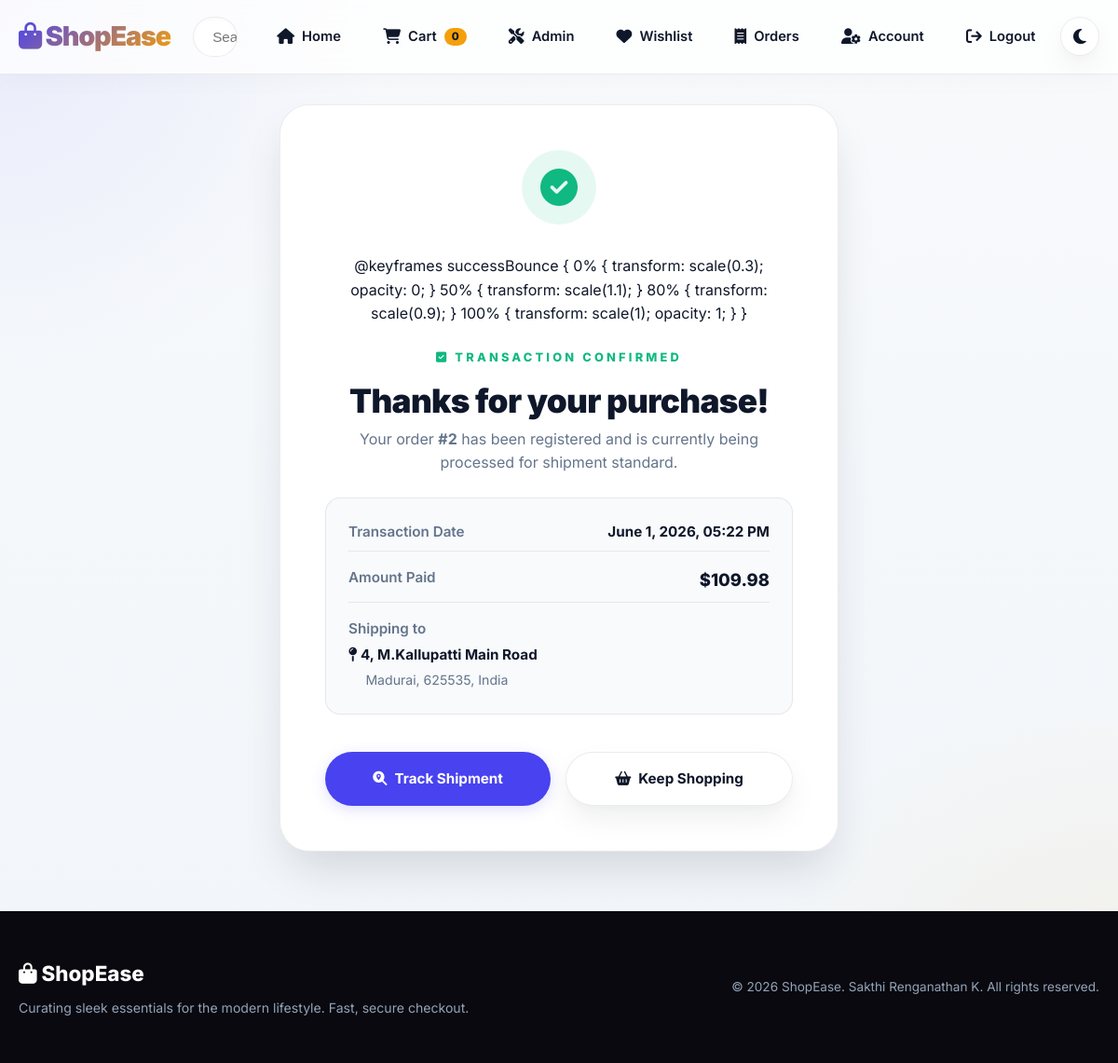
/order-confirmation/2/ (signed in), run on the app's committed database.
### store/models.py (models this page shows, shortened)
class Order(models.Model):
    ORDER_STATUS_CHOICES = [
        ('pending', 'Pending'),
        ('confirmed', 'Confirmed'),
        ('shipped', 'Shipped'),
        ('delivered', 'Delivered'),
        ('cancelled', 'Cancelled'),
    ]
    id = models.AutoField(primary_key=True)
    user = models.ForeignKey(User, on_delete=models.CASCADE, related_name='orders')
    total_amount = models.DecimalField(max_digits=10, decimal_places=2, validators=[MinValueValidator(0)])
    order_date = models.DateTimeField(auto_now_add=True)
    status = models.CharField(max_length=20, choices=ORDER_STATUS_CHOICES, default='pending')
    shipping_address = models.CharField(max_length=500)
    shipping_city = models.CharField(max_length=100)
    shipping_zipcode = models.CharField(max_length=20)
    shipping_country = models.CharField(max_length=100)
    updated_at = models.DateTimeField(auto_now=True)
    class Meta:
        ordering = ['-order_date']

### store/views.py (the view)
# urls.py: path('order-confirmation/<int:order_id>/', views.order_confirmation, name='order_confirmation'),
@login_required(login_url='login')
def order_confirmation(request, order_id):
    order = get_object_or_404(Order, id=order_id, user=request.user)
    context = {
        'order': order,
        'order_items': order.items.all(),
    }
    return render(request, 'store/order_confirmation.html', context)

### store/context_processors.py (called while the page is built)
def cart_context(request):
    cart = request.session.get('cart', {})
    cart_count = sum(cart.values()) if isinstance(cart, dict) else 0
    return {
        'cart_count': cart_count,
    }

### store/templates/store/order_confirmation.html (shortened to what this page needs)
{% extends 'store/base.html' %}
{% block content %}
<section class="order-confirmation-page" style="margin-top: 1rem; display: flex; align-items: center; justify-content: center; min-height: calc(100vh - var(--nav-height) - 150px);">
    <div class="order-card" style="background: var(--surface-solid); border: 1px solid var(--border); border-radius: var(--radius-xl); padding: 3rem; box-shadow: var(--shadow-hover); text-align: center; max-width: 600px; width: 100%; display: flex; flex-direction: column; gap: 1.5rem; align-items: center;">
        <div style="width: 80px; height: 80px; border-radius: 50%; background: var(--success-bg); display: flex; align-items: center; justify-content: center; color: var(--success); font-size: 2.5rem; margin-bottom: 0.5rem; animation: successBounce 0.6s cubic-bezier(0.175, 0.885, 0.32, 1.275);">
            <i class="fa-solid fa-circle-check"></i>
        </div>
        @keyframes successBounce {
            0% { transform: scale(0.3); opacity: 0; }
            50% { transform: scale(1.1); }
            80% { transform: scale(0.9); }
            100% { transform: scale(1); opacity: 1; }
        }
        <div>
            <p class="eyebrow" style="color: var(--success); font-weight: 800;"><i class="fa-solid fa-square-check"></i> Transaction Confirmed</p>
            <h1 style="font-size: 2.2rem; font-weight: 900; margin-top: 0.25rem;">Thanks for your purchase!</h1>
            <p style="color: var(--text-muted); margin-top: 0.5rem;">Your order <strong>#{{ order.id }}</strong> has been registered and is currently being processed for shipment standard.</p>
        </div>
        <div class="order-info-card" style="width: 100%; background: var(--bg-main); border: 1px solid var(--border); border-radius: var(--radius-md); padding: 1.5rem; text-align: left; display: flex; flex-direction: column; gap: 0.75rem; font-size: 0.95rem;">
            <div style="display: flex; justify-content: space-between; border-bottom: 1px solid var(--border); padding-bottom: 0.5rem; margin-bottom: 0.25rem;">
                <span style="color: var(--text-muted); font-weight: 600;">Transaction Date</span>
                <strong style="color: var(--text);">{{ order.order_date|date:'F j, Y, h:i A' }}</strong>
            </div>
            <div style="display: flex; justify-content: space-between; border-bottom: 1px solid var(--border); padding-bottom: 0.5rem; margin-bottom: 0.25rem;">
                <span style="color: var(--text-muted); font-weight: 600;">Amount Paid</span>
                <strong class="price" style="font-size: 1.15rem; color: var(--text);">${{ order.total_amount }}</strong>
            </div>
            <div style="display: flex; flex-direction: column; gap: 0.25rem;">
                <span style="color: var(--text-muted); font-weight: 600;">Shipping to</span>
                <span style="font-weight: 700; color: var(--text);"><i class="fa-solid fa-map-pin"></i> {{ order.shipping_address }}</span>
                <span style="color: var(--text-muted); font-size: 0.88rem; padding-left: 1.15rem;">{{ order.shipping_city }}, {{ order.shipping_zipcode }}, {{ order.shipping_country }}</span>
            </div>
        </div>
        <div class="order-actions" style="display: flex; gap: 1rem; width: 100%; margin-top: 1rem;">
            <a class="btn" href="{% url 'order_detail' order.id %}" style="flex: 1; padding: 1rem;">
                <i class="fa-solid fa-magnifying-glass-location"></i> Track Shipment
            </a>
            <a class="btn btn-secondary" href="{% url 'home' %}" style="flex: 1; padding: 1rem;">
                <i class="fa-solid fa-basket-shopping"></i> Keep Shopping
            </a>
        </div>
    </div>
</section>
{% endblock %}

### store/static/css/style.css (style rules this page uses)
:root { --primary: hsl(242, 85%, 60%); --primary-hover: hsl(242, 85%, 55%); --primary-rgb: 99, 102, 241; --accent: hsl(38, 92%, 50%); --accent-hover: hsl(38, 92%, 45%); --bg-main: #f8fafc; --bg-gradient: radial-gradient(circle at top left, rgba(99, 102, 241, 0.1), transparent 25%), radial-gradient(circle at bottom right, rgba(245, 158, 11, 0.08), transparent 25%), linear-gradient(180deg, #f8fafc 0%, #f1f5f9 100%); --surface: rgba(255, 255, 255, 0.75); --surface-solid: #ffffff; --border: rgba(15, 23, 42, 0.08); --text: #0f172a; --text-muted: #64748b; --success: #10b981; --success-bg: rgba(16, 185, 129, 0.1); --warning: #f59e0b; --warning-bg: rgba(245, 158, 11, 0.1); --error: #ef4444; --error-bg: rgba(239, 68, 68, 0.1); --shadow: 0 15px 35px -5px rgba(15, 23, 42, 0.08), 0 5px 15px -5px rgba(15, 23, 42, 0.04); --shadow-hover: 0 25px 50px -12px rgba(15, 23, 42, 0.16); --glass-blur: blur(16px); --radius-sm: 0.5rem; --radius-md: 1rem; --radius-lg: 1.5rem; --radius-xl: 2rem; --transition: all 0.35s cubic-bezier(0.4, 0, 0.2, 1); --nav-height: 80px; }
* { box-sizing: border-box; margin: 0; padding: 0; }
html { scroll-behavior: smooth; }
body { font-family: 'Inter', system-ui, -apple-system, sans-serif; line-height: 1.6; background: var(--bg-gradient); background-color: var(--bg-main); color: var(--text); min-height: 100vh; display: flex; flex-direction: column; overflow-x: hidden; transition: background-color 0.4s ease, color 0.4s ease; }
h1, h2, h3, h4, h5, h6 { font-weight: 800; line-height: 1.15; letter-spacing: -0.02em; color: var(--text); }
a { color: var(--primary); text-decoration: none; transition: var(--transition); }
.eyebrow { font-size: 0.8rem; font-weight: 800; letter-spacing: 0.25em; text-transform: uppercase; color: var(--accent); margin-bottom: 1rem; }
.btn { display: inline-flex; align-items: center; justify-content: center; gap: 0.5rem; padding: 0.85rem 1.75rem; font-size: 0.95rem; font-weight: 700; border-radius: 999px; border: none; cursor: pointer; transition: var(--transition); box-shadow: 0 4px 15px rgba(var(--primary-rgb), 0.2); background: var(--primary); color: #ffffff; }
.btn-secondary { background: var(--surface-solid); color: var(--text); border: 1.5px solid var(--border); box-shadow: var(--shadow); }
.price { font-size: 1.25rem; font-weight: 800; color: var(--text); }

### data on the page
Order: id "2", order_date "June 1, 2026, 05:22 PM", total_amount "109.98", shipping_address "4, M.Kallupatti Main Road", shipping_city "Madurai", shipping_zipcode "625535", shipping_country "India"

### other printed values
{{ cart_count }} "0"
